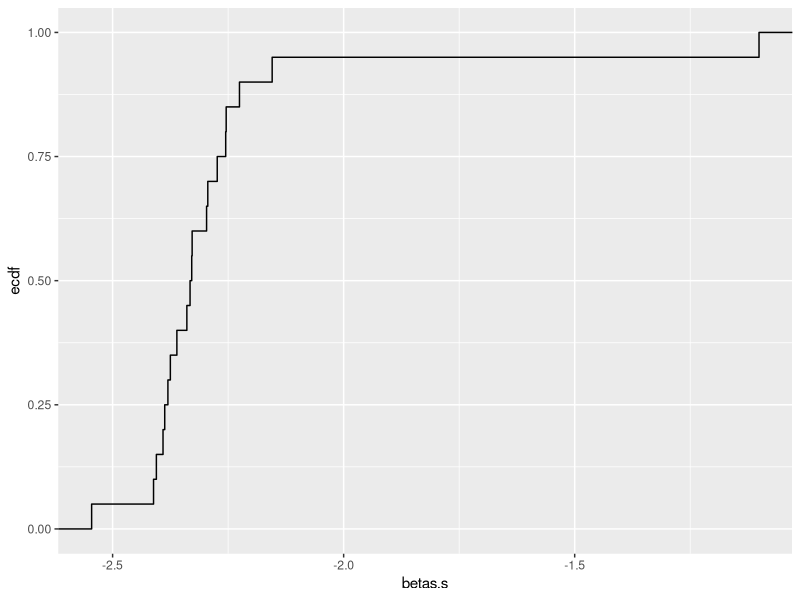
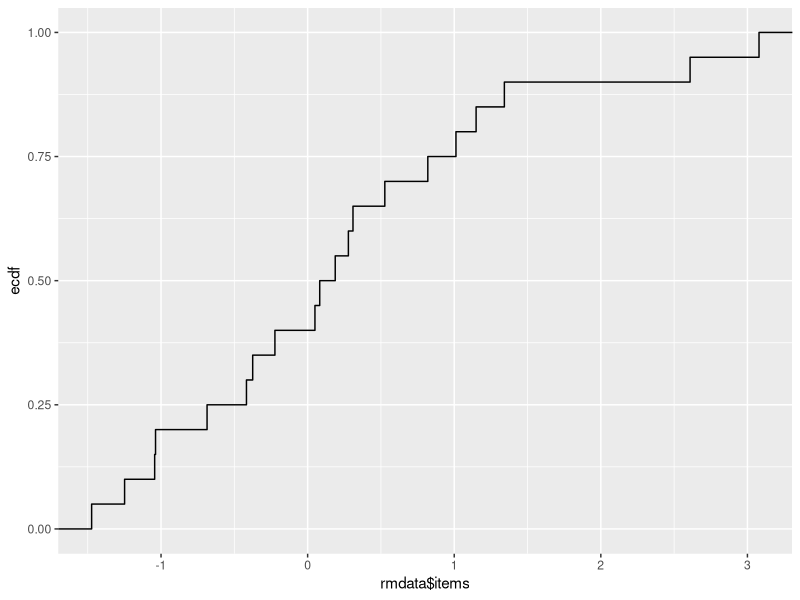
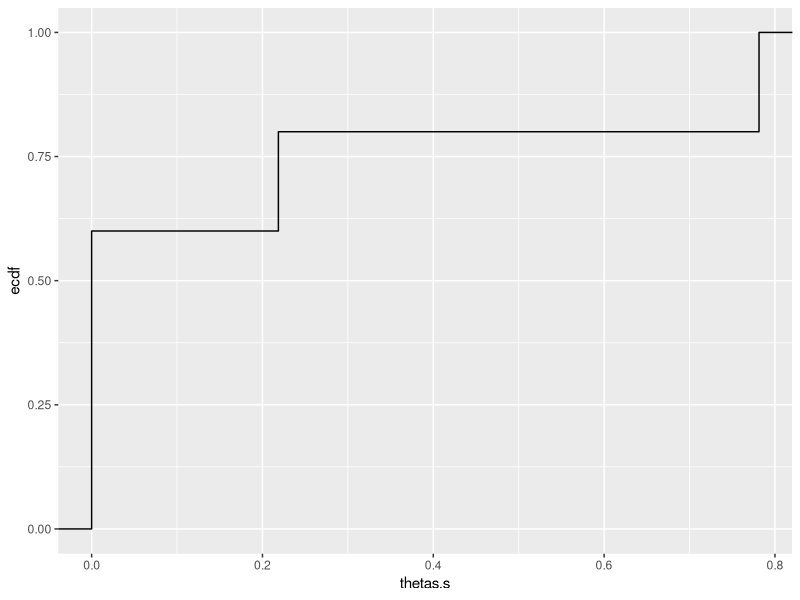
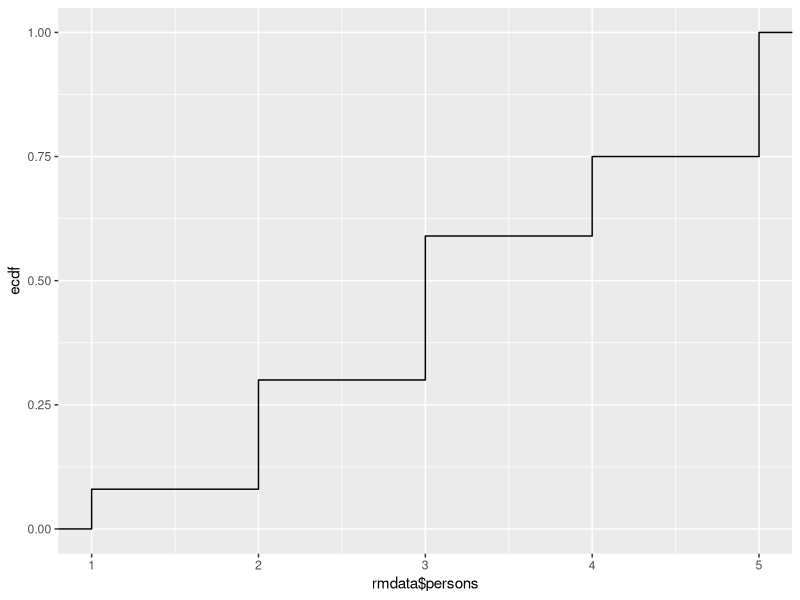
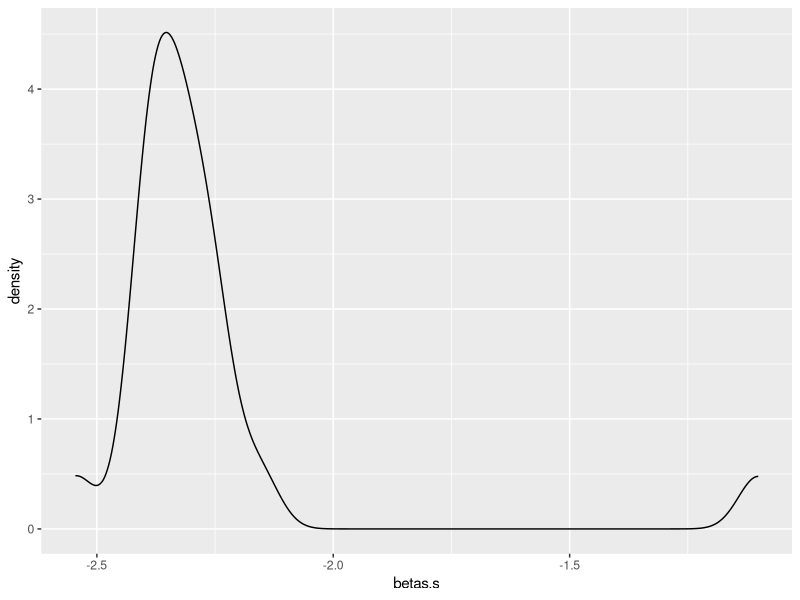
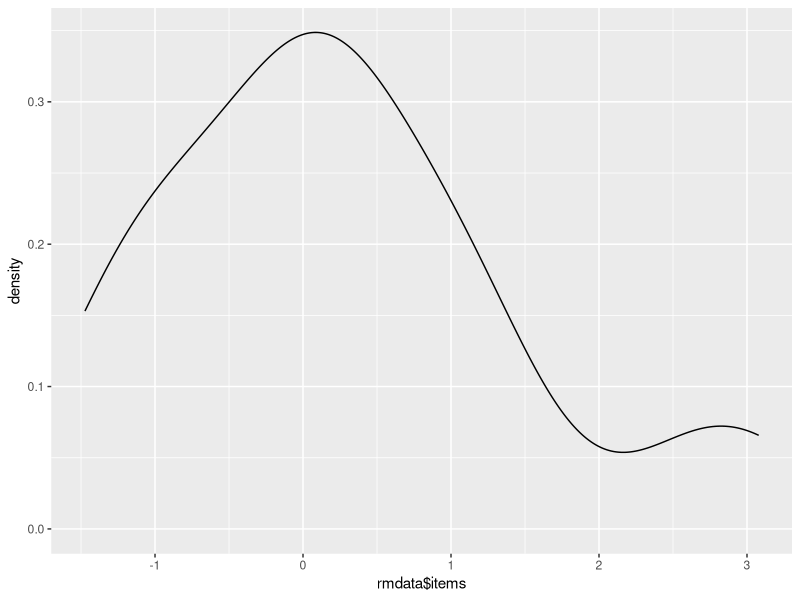

Generate these figures, in order, with R:
library(ggplot2)
set.seed(62)

#DATA SIMULATION
rasch.modeling <- function(persons, items) {
  temp <- matrix(rep(items, length(persons)), ncol = length(persons))
  exp_index <- t(apply(temp, 1, '-', persons))
  probabilities <- 1 / (1 + exp(exp_index))
  output <- list()
  output$items <- items
  output$persons <- persons
  output$data <- matrix(apply(probabilities, 1, function(x) as.numeric(runif(1) > x)), ncol = length(persons))
  output
}

npersons <- 100
nitems <- 20
ndiscrete <- 5 
discrete.space <- c(1,2,3,4,5) 

sampleDist = function(n) { 
  sample(x = discrete.space, n, replace = T, prob = c(0.1, 0.2, 0.3, 0.2, 0.3)) 
} 

persons <- sampleDist(npersons)
items <- rnorm(nitems)
rmdata <- rasch.modeling(persons, items)
Y <- rmdata$data


#APPROXIMATIONS
thetas.s <- rep(1/ndiscrete, ndiscrete) 
betas.s <- rep(0.5, nitems) 

#UITLS
probability <- function(beta, theta) {
  return(1 / (1 + exp(theta - beta)))
}

log.likelihood <- function(x) { # equation 16
  P <- outer(x, discrete.space, probability)
  bet <- rep(0, nitems) 
  for (j in (1:nitems)) {
    bet.k <- rep(0, ndiscrete) 
    for (k in (1:ndiscrete)) {
      bet.k <- r[j,k]*log(P)[j,k] + (n[k] - r[j,k])*log(1 - P)[j,k]
    }
    bet[j] <- sum(bet.k)
  }
  res <- sum(bet)
  return(res)
}
eps <- 10^-6

#P -- matrix w/ probabilities JxK (nitems x ndisrete)
#Y -- response matrix JxN  (nitems x npersons)
#pi_s -- vector of length K (ndiscrete)
#r_s -- matrix JxK (nitems x ndisrete)

old.likelihood <- 1
new.likelihood <- 0
iter_count <- 0
# E STEP  
while (abs(old.likelihood - new.likelihood) > eps) {
  iter_count <- iter_count + 1
  P <- outer(betas.s, discrete.space, probability)
  # сворачиваем по j
  prod_j <- exp(colSums(log(P)[, rep(1:ndiscrete, npersons)] * Y[, rep(1:npersons, each = ndiscrete)] + log(1 - P)[, rep(1:ndiscrete, npersons)] * (1 - Y)[, rep(1:npersons, each = ndiscrete)]))
  # получили матрицу
  dim(prod_j) <- c(ndiscrete, npersons)
  # домножили на пи
  prod_j_pi <- prod_j * thetas.s
  # свернули по k -- нормировали вдоль столбцов на сумму по столбцам
  prod_j_pi_k <- t(t(prod_j_pi)/rowSums(t(prod_j_pi)))
  # свернули по N
  n <- rowSums(prod_j_pi_k) #equation 13
  r <- rowSums(prod_j_pi_k[rep(1:ndiscrete, nitems), ] * Y[rep(1:nitems, each = ndiscrete), ])
  r <- matrix(r,nrow = nitems, ncol = ndiscrete, byrow = TRUE) #equation 14
  
  # M STEP
  thetas.s <- n/npersons
  opt <- optim(betas.s, 
               log.likelihood, 
               NULL, 
               method = "Nelder-Mead", 
               control = c(maxit = 100, reltol = 1e-8, alpha = 1.0, beta = 0.5, gamma = 2.0, fnscale = -1))
  betas.s <- opt$par
  old.likelihood <- new.likelihood
  new.likelihood <- opt$value
  if (iter_count %% 10 == 0) {
    print("iteration")
    print(iter_count)
    print(betas.s)
    print(thetas.s)
    print(new.likelihood)
  }
}
ggplot(as.data.frame(betas.s), aes(betas.s)) + stat_ecdf(geom = "step")
ggplot(as.data.frame(rmdata$items), aes(rmdata$items)) + stat_ecdf(geom = "step")
ggplot(as.data.frame(thetas.s), aes(thetas.s)) + stat_ecdf(geom = "step")
ggplot(as.data.frame(rmdata$persons), aes(rmdata$persons)) + stat_ecdf(geom = "step")
ggplot(as.data.frame(betas.s), aes(betas.s)) + geom_density()
ggplot(as.data.frame(rmdata$items), aes(rmdata$items)) + geom_density()
